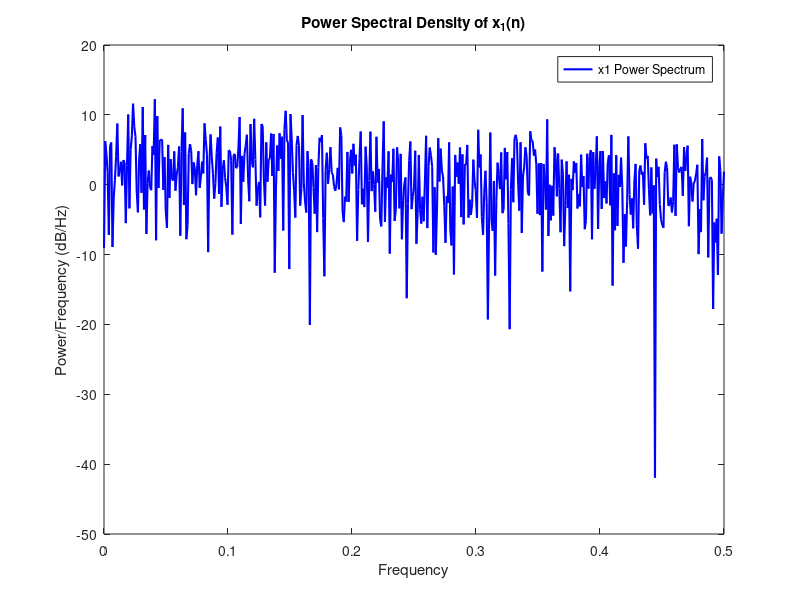
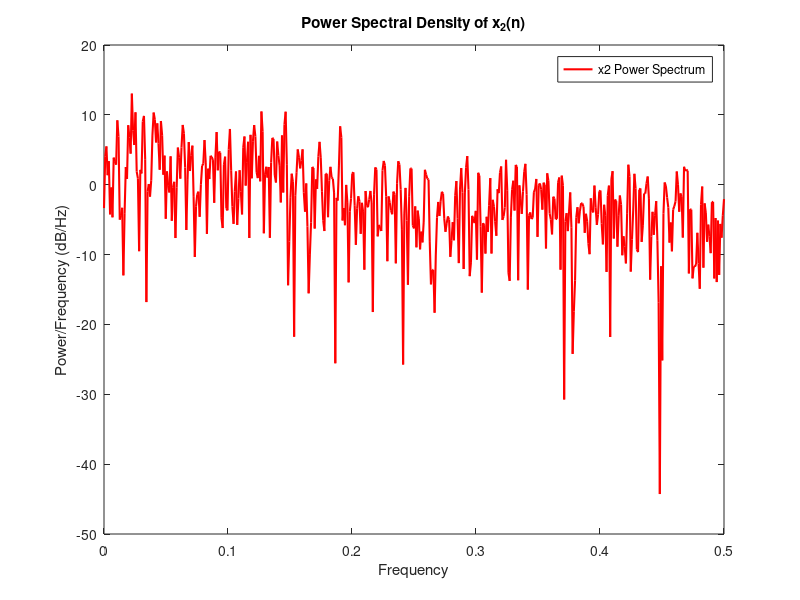

The MATLAB script that drew these images, in order:
% Parameter settings
alpha = 0.25;
beta = 0.25;
n = 0:1000;  % Time sequence

% Generate AR(1) process
z = randn(1, length(n));        % White noise
x1 = filter(1, [1 -alpha], z);  % AR(1) process

% Compute and plot the power spectrum of x1
[Pxx1, f] = periodogram(x1, [], [], 1);
figure;
plot(f, 10*log10(Pxx1), 'LineWidth', 1.5, 'Color', 'b'); % Set line width and color
title('Power Spectral Density of x_1(n)');
xlabel('Frequency');
ylabel('Power/Frequency (dB/Hz)');
legend('x1 Power Spectrum');  % Add legend

% Generate process x2
h2 = beta.^n;               % System impulse response
x2 = conv(x1, h2, 'same');  % System output

% Compute and plot the power spectrum of x2
[Pxx2, f] = periodogram(x2, [], [], 1);
figure;
plot(f, 10*log10(Pxx2), 'LineWidth', 1.5, 'Color', 'r'); % Set line width and color
title('Power Spectral Density of x_2(n)');
xlabel('Frequency');
ylabel('Power/Frequency (dB/Hz)');
legend('x2 Power Spectrum');  % Add legend
